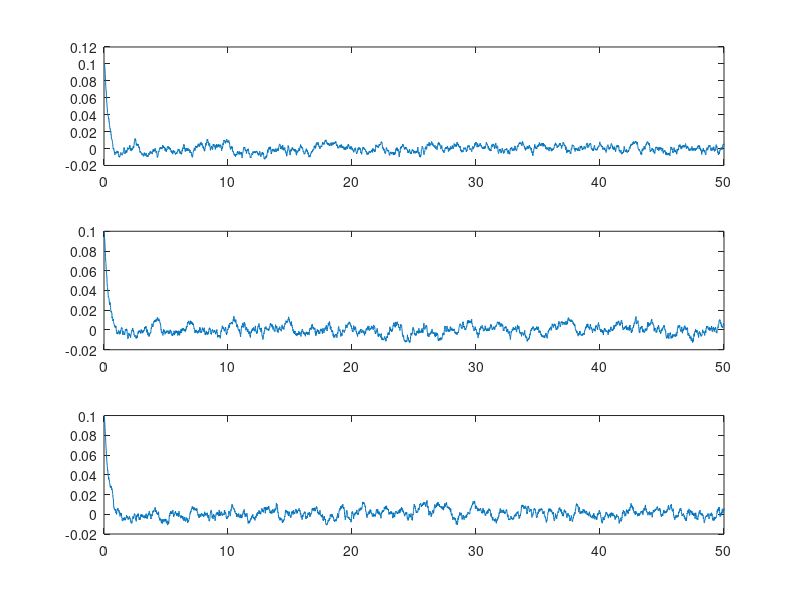

Source code (MATLAB): (Note: this script raises an error after producing the figure.)
%% Fixed point smoother
% The smoothed estimate of x is always better than the standard 
% Kalman filter estimate (proof in textbook). 
% The larger the value of v (i.e., the more measurements that we use
% to obtain our smoothed estimate), the greater the improvement 
% in the estimation accuracy. 
% The better our sensors, the better the smoother performs
% We expect that Pi will converge to P in steady state
clc; clear all; close all;
rng(1); % set the random number generator to be the same every time for consistency

tf = 50; % sim time parameters
dt = 0.01;
t = 0:dt:tf;

% Noise params
R = 0.0001*eye(3);
Q = [0.000001*eye(3), zeros(3,3); 
    zeros(3,3),  0.00000001*eye(3)];

% System matrices
A = [zeros(3,3), eye(3); zeros(3,6)];
F = expm(A*dt); % state transition matrix
H = [eye(3) zeros(3,3)]; % measurement matrix (measure position)
G = [zeros(3,3); eye(3)]; % control matrix

% control for demo
Q_lqr = diag([1, 1, 1, 0.1, 0.1, 0.1]); % State cost weights
R_lqr = eye(3); % Control effort penalty
K = dlqr(F, G, Q_lqr, R_lqr); % Discrete-time LQR gain


% Fixed point config how many point we wish to smooth.
% ie use the next v measurements to smooth point j
v = 50; 

% initial conditions
x = [0.1*ones(3,1); 0.0*[1; 2; 3]];
xhat = x; % make xhat slightly wrong
P =  [1*eye(3), zeros(3,3); 
    zeros(3,3),  0.01*eye(3)]; % covariance matrix
xhat_original = xhat; % store regular kalman filter answer here

j = 1; % start FPS after this many points (maybe wait a few so kalman converges first?)
   
for i = 1:length(t)-1
    % Measurement of current state
    y(:,i) = H*x(:, i) + sqrtm(R)*randn(3,1);
    
    % Regular apriori kalman filter runs every time step
    if (i < j)  % regular kalman filter until we turn on fps
        L(:,:,i) = (F*P(:,:,i)*H') /(H*P(:,:,i)*H' + R);
        xhat(:,i+1) = F*xhat(:,i) + L(:,:,i)*(y(i) - H*xhat(:,i));
        P(:,:, i+1) = F*P(:,:,i) * (F - L(:,:,i)*H)' + Q;
        xhat_original(:,i+1) =  xhat(:,i+1); % save for comparison
    elseif (i >= j) % we need to at least be to the jth point to start smoothing
        % Fixed point smoother initialization
        Sigma(:,:,j) = P(:,:,j);
        Pi(:,:,j) = P(:,:,j);

        for k = j:1:i % iterate from oldest point to smooth (j) to current measurement (i)
            L(:,:,k) = (F*P(:,:,k)*H') /(H*P(:,:,k)*H' + R);

            lambda(:,:, k) = (Sigma(:,:,k)*H') / (H*P(:,:,k)*H' + R); % smoother kalman gain
            
            xhat(:, j) = xhat(:,j) + lambda(:,:,k) * (y(:,k) - H*xhat(:,k)); % updating previous estimates here, note j

            xhat(:,k+1) = F*xhat(:,k) + L(:,:,k)*(y(:,k) - H*xhat(:,k));
            P(:,:, k+1) = F*P(:,:,k) * (F - L(:,:,k)*H)' + Q;

            % Propagate covariance (Pi) and cross variance (sigma). 
            % We mostly care to inspect Pi. sigma is an intermediate variable
            Pi(:,:,k+1) = Pi(:,:,k) - Sigma(:,:,k)*H'*lambda(:,:,k)';
            Sigma(:,:,k+1) = Sigma(:,:,k)*(F - L(:,:,k)*H)';

            % enforce symmetry
            % Sigma(:,:,k+1) = 0.5 * (Sigma(:,:,k+1) + Sigma(:,:,k+1)');
            % Pi(:,:,k+1) = 0.5 * (Pi(:,:,k+1) + Pi(:,:,k+1)');

                xhat_original(:,k+1) =  xhat(:,k+1); % save for comparison

        end
    end


    % if current point is more than "v" points away from the oldest smoothed point  
    % we move our oldest point up to smooth the next point
    if ( (i+1) - j ) > v
        j = j+1;
    end

    % Dynamics
    e(:,i) = x(:,i) - zeros(6,1);
    u(:,i) = -K*x(:,i);
    x(:,i+1) = F*x(:, i)+ G*u(:,i)  + sqrtm(Q)*randn(6,1); % true state  % 
   
end
% at this point, xhat has been smoothed while xhat_original has not

% Error calculations
e_kalman = x - xhat_original;
e_smoothed = x - xhat;
e_meas = x(1,2:end) - y;

figure;
for q = 1:3
    subplot(3,1,q);
    plot(t(2:end), e(q,:))
end
sgtitle("State Error");

% figure;
% for q = 1:3
%     subplot(3,1,q);
%     plot(t(2:end), u(q,:))
% end
% sgtitle("Control Signal");

figure; 
for q = 1:3
    subplot(3,1,q);
    plot(t, x(q,:), t, xhat_original(q,:), t, xhat(q,:) )
    legend(["True" "Kalman" "Smoothed"]);
end
ylabel("Position");  xlabel("Time (sec)");
sgtitle("Position Estimation");

figure; 
for q = 4:6
    subplot(3,1,q-3);
    plot(t, x(q,:), t, xhat(q,:), t, xhat_original(q,:))
    legend(["True" "Smoothed" "Kalman"]);
end
ylabel("Velocity");  xlabel("Time (sec)");
sgtitle("Velocity Estimation");



P1 = squeeze(P(1,1,:));
P2 = squeeze(P(2,2,:));
Pi1 = squeeze(Pi(1,1,:));
Pi2 = squeeze(Pi(2,2,:));

figure;
plot(t, P1, t, P2, t, Pi1, "--", t, Pi2, "--");
title("Covariance vs Time"); xlabel("Time (sec)");
ylabel("Covariance"); 
legend(["P1" "P2" "Pi1" "Pi2"])

figure; 
plot(t, [e_meas [0;0;0]], t, e_kalman(1,:), t, e_smoothed(1,:) );
title("Estimation Error Signals")
legend(["Meas" "Estimated" "Smoothed"]);


figure; 
for q = 1:6 
    if q <= 3
        plot(t(2:end), squeeze(L(q,q,:)))
    else 
        plot(t(2:end), squeeze(L(q,q-3,:)))
    end
end
title("Kalman Gains over Time"); xlabel("Time (sec)")
legend(["k1" "k2" "k3" "k4" "k5" "k6"])

figure; hold on;
for q = 1:6 
    if q <= 3
        plot(t(2:end), squeeze(lambda(q,q,:)))
    else 
        plot(t(2:end), squeeze(lambda(q,q-3,:)))
    end
end
title("Smoother Gains"); ylabel("\lambda"); xlabel("Time (sec)"); 
legend(["\lambda_1" "\lambda_2" "\lambda_3" "\lambda_4" "\lambda_5" "\lambda_6"])


trP = [];
trPi = [];
for q = 1:length(t)
    trP(q) = trace(P(:,:,q));
    trPi(q) = trace(Pi(:,:,q));
end
figure; hold on;
plot(t, trP, t, trPi);
title("Tr(Cov)"); ylabel("Tr(cov)"); xlabel("Time (sec)");
legend(["P" "Pi"])


fprintf("Position Error Norm:\n");
fprintf("Meas: %f   Kalman: %f  Smoothed:%f\n\n", norm(e_meas(1,:)),  norm(e_kalman(1,:)), norm(e_smoothed(1,:)));
fprintf("Velocity Error Norm:\n");
fprintf("Kalman: %f  Smoothed:%f\n\n",  norm(e_kalman(2,:)), norm(e_smoothed(2,:)));
